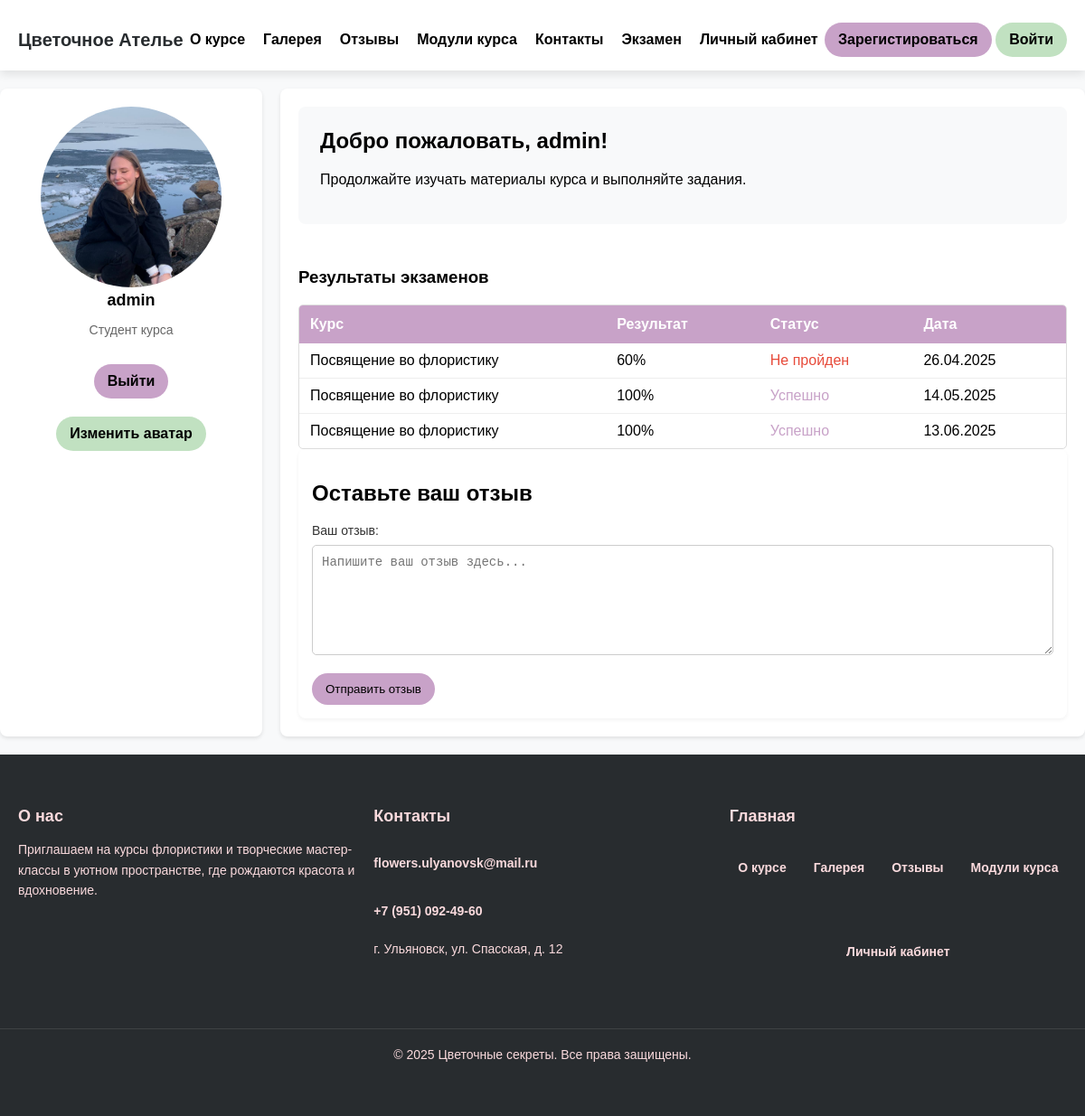
/user/profile/ (signed in), run on an earlier commit of the app's database.
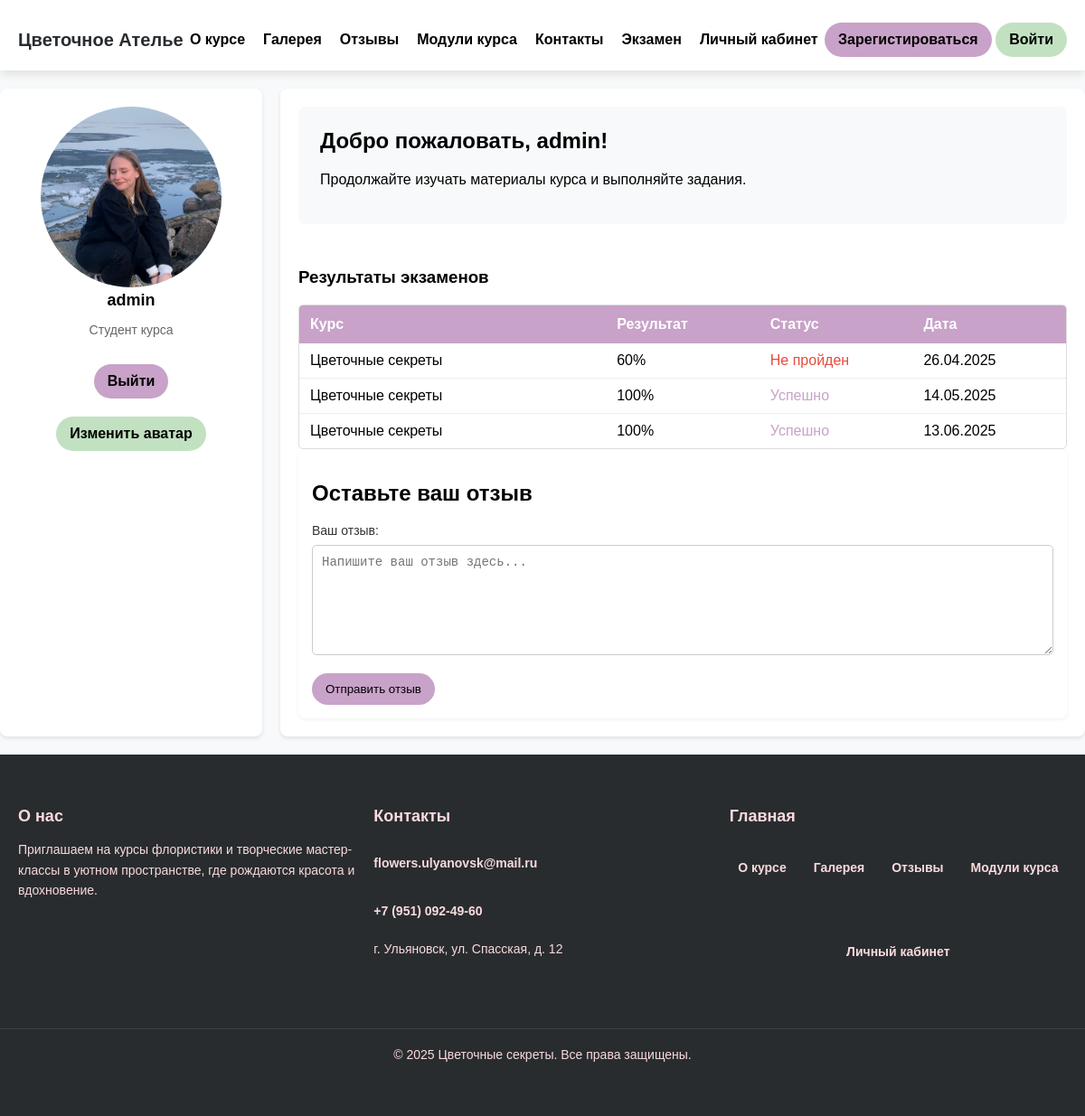
And on a later commit of the database.
### users/models.py (models this page shows, shortened)
class ExamResult(models.Model):
    user = models.ForeignKey(User, on_delete=models.CASCADE)
    exam = models.ForeignKey(Exam, on_delete=models.CASCADE)
    score = models.PositiveIntegerField()
    passed = models.BooleanField(default=False)
    completed_at = models.DateTimeField(auto_now_add=True)

class Exam(models.Model):
    title = models.CharField(max_length=200)
    description = models.TextField()
    passing_score = models.PositiveIntegerField(default=70)
    course = models.ForeignKey('courses.Course', on_delete=models.CASCADE, related_name='exams')

### courses/models.py (models this page shows, shortened)
class Course(models.Model):
    title = models.CharField(max_length=200)
    description = models.TextField()
    created_at = models.DateTimeField(auto_now_add=True)
    class Meta:
        verbose_name = 'Курс'
        verbose_name_plural = 'Курсы'

### users/views.py (the view)
# urls.py: path('profile/', views.profile, name='profile'),
@login_required(login_url="login/")
def profile(request):
    return render(request, "users/profile.html")

### users/templates/users/profile.html (shortened to what this page needs)
{% extends "base.html" %}
{% load static %}
{% block css_modules %}
<link rel="stylesheet" href="{% static 'deps/css/modules.css' %}">
{% endblock css_modules %}
{% block profile %}
    <main class="dashboard-main">
        <aside class="sidebar">
            <div class="user-info">
                {% if user.avatar %}
                    <img src="{{ user.avatar.url }}" alt="Аватар пользователя" width="200" height="200" style="border-radius: 50%; object-fit: cover; class="user-avatar"">
                {% else %}
                    <img src="{% static 'images/default-avatar.jpg' %}" alt="Аватар по умолчанию" class="user-avatar">
                {% endif %}
                <h2 class="username">
                    {% if user.get_full_name %}
                        {{ user.get_full_name }}
                    {% else %}
                        {{ user.username }}
                    {% endif %}
                </h2>
                <p class="user-status">Студент курса</p>
            </div>
            <nav class="sidebar-nav">
                <a href="{% url 'users:logout' %}"  class='btn btn-purple'>
                     Выйти
                </a>
                <a href="{% url 'users:upload_avatar' %}" class="btn btn-green">Изменить аватар</a>
            </nav>
        </aside>
        <section class="content">
            <div class="welcome-message">
                <h2>Добро пожаловать,
                    {% if user.first_name %}
                        {{ user.first_name }}!
                    {% else %}
                        {{ user.username }}!
                    {% endif %}
                </h2>
                <p>Продолжайте изучать материалы курса и выполняйте задания.</p>
            </div>
            <div class="exam-results">
                <h3>Результаты экзаменов</h3>
                {% if user.examresult_set.all %}
                <div class="results-table">
                    <div class="table-header">
                        <div>Курс</div>
                        <div>Результат</div>
                        <div>Статус</div>
                        <div>Дата</div>
                    </div>
                    {% for result in user.examresult_set.all %}
                    <div class="table-row {% if result.passed %}passed{% else %}failed{% endif %}">
                        <div>{{ result.exam.course.title }}</div>
                        <div>{{ result.score }}%</div>
                        <div>{% if result.passed %}Успешно{% else %}Не пройден{% endif %}</div>
                        <div>{{ result.completed_at|date:"d.m.Y" }}</div>
                    </div>
                    {% endfor %}
                </div>
                {% else %}
                <p>Вы пока не проходили экзамены.</p>
                {% endif %}
            </div>
            <div class="review-form-container">
                <h2>Оставьте ваш отзыв</h2>
                <form method="post" action="{% url 'users:create_review' %}">
                    <div class="form-group">
                        <label for="id_text">Ваш отзыв:</label>
                        <textarea id="id_text" name="text" rows="5" placeholder="Напишите ваш отзыв здесь..." required></textarea>
                    </div>
                    <button type="submit" class="btn btn-purple">Отправить отзыв</button>
                </form>
            </div>
        </section>
    </main>
{% endblock %}

What changed in the data, as far as the page shows it:
changed through a linked row, ExamResult (number 1 of 3 on the later page): exam.course "Посвящение во флористику" → "Цветочные секреты"
changed through a linked row, ExamResult (number 2 of 3 on the later page): exam.course "Посвящение во флористику" → "Цветочные секреты"
changed through a linked row, ExamResult (number 3 of 3 on the later page): exam.course "Посвящение во флористику" → "Цветочные секреты"
